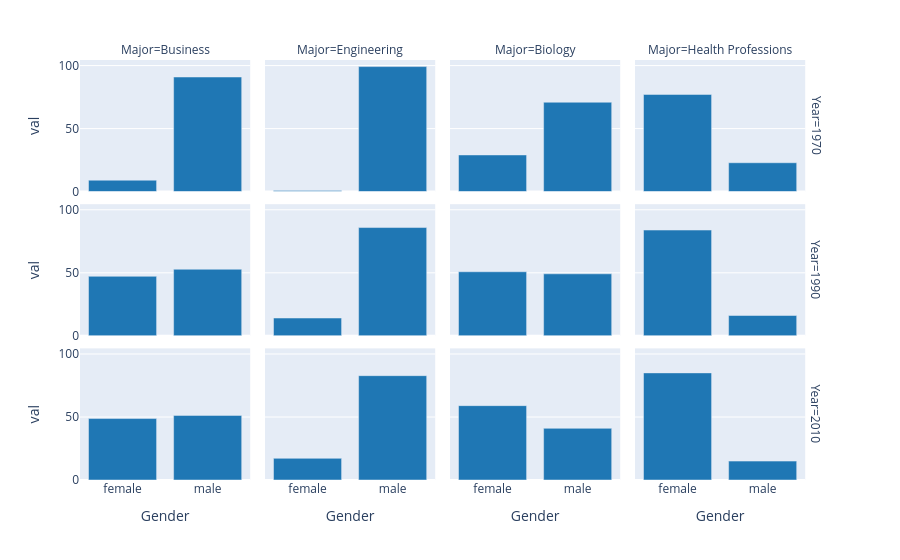

The notebook cell this image was saved under:
### Code cell
print(df2 )
fig=px.bar(df2, x='Gender',y='val', facet_col="Major",facet_row="Year", color_discrete_sequence=px.colors.qualitative.D3)

fig.update_layout(
    font_size=12
)

### Figure 1 — Plotly figure (JSON) as saved in the notebook; plotly's stock layout.template omitted (floating-point values rounded to 4 significant figures)
{"data": [{"hovertemplate": "Year=1970<br>Major=Business<br>Gender=%{x}<br>val=%{y}<extra></extra>", "legendgroup": "", "marker": {"color": "#1F77B4", "pattern": {"shape": ""}}, "name": "", "orientation": "v", "showlegend": false, "textposition": "auto", "type": "bar", "x": ["female", "male"], "xaxis": "x9", "y": [9.064, 90.94], "yaxis": "y9"}, {"hovertemplate": "Year=1970<br>Major=Engineering<br>Gender=%{x}<br>val=%{y}<extra></extra>", "legendgroup": "", "marker": {"color": "#1F77B4", "pattern": {"shape": ""}}, "name": "", "orientation": "v", "showlegend": false, "textposition": "auto", "type": "bar", "x": ["female", "male"], "xaxis": "x10", "y": [0.8, 99.2], "yaxis": "y10"}, {"hovertemplate": "Year=1970<br>Major=Biology<br>Gender=%{x}<br>val=%{y}<extra></extra>", "legendgroup": "", "marker": {"color": "#1F77B4", "pattern": {"shape": ""}}, "name": "", "orientation": "v", "showlegend": false, "textposition": "auto", "type": "bar", "x": ["female", "male"], "xaxis": "x11", "y": [29.09, 70.91], "yaxis": "y11"}, {"hovertemplate": "Year=1970<br>Major=Health Professions<br>Gender=%{x}<br>val=%{y}<extra></extra>", "legendgroup": "", "marker": {"color": "#1F77B4", "pattern": {"shape": ""}}, "name": "", "orientation": "v", "showlegend": false, "textposition": "auto", "type": "bar", "x": ["female", "male"], "xaxis": "x12", "y": [77.1, 22.9], "yaxis": "y12"}, {"hovertemplate": "Year=1990<br>Major=Business<br>Gender=%{x}<br>val=%{y}<extra></extra>", "legendgroup": "", "marker": {"color": "#1F77B4", "pattern": {"shape": ""}}, "name": "", "orientation": "v", "showlegend": false, "textposition": "auto", "type": "bar", "x": ["female", "male"], "xaxis": "x5", "y": [47.2, 52.8], "yaxis": "y5"}, {"hovertemplate": "Year=1990<br>Major=Engineering<br>Gender=%{x}<br>val=%{y}<extra></extra>", "legendgroup": "", "marker": {"color": "#1F77B4", "pattern": {"shape": ""}}, "name": "", "orientation": "v", "showlegend": false, "textposition": "auto", "type": "bar", "x": ["female", "male"], "xaxis": "x6", "y": [14.1, 85.9], "yaxis": "y6"}, {"hovertemplate": "Year=1990<br>Major=Biology<br>Gender=%{x}<br>val=%{y}<extra></extra>", "legendgroup": "", "marker": {"color": "#1F77B4", "pattern": {"shape": ""}}, "name": "", "orientation": "v", "showlegend": false, "textposition": "auto", "type": "bar", "x": ["female", "male"], "xaxis": "x7", "y": [50.82, 49.18], "yaxis": "y7"}, {"hovertemplate": "Year=1990<br>Major=Health Professions<br>Gender=%{x}<br>val=%{y}<extra></extra>", "legendgroup": "", "marker": {"color": "#1F77B4", "pattern": {"shape": ""}}, "name": "", "orientation": "v", "showlegend": false, "textposition": "auto", "type": "bar", "x": ["female", "male"], "xaxis": "x8", "y": [83.9, 16.1], "yaxis": "y8"}, {"hovertemplate": "Year=2010<br>Major=Business<br>Gender=%{x}<br>val=%{y}<extra></extra>", "legendgroup": "", "marker": {"color": "#1F77B4", "pattern": {"shape": ""}}, "name": "", "orientation": "v", "showlegend": false, "textposition": "auto", "type": "bar", "x": ["female", "male"], "xaxis": "x", "y": [48.76, 51.24], "yaxis": "y"}, {"hovertemplate": "Year=2010<br>Major=Engineering<br>Gender=%{x}<br>val=%{y}<extra></extra>", "legendgroup": "", "marker": {"color": "#1F77B4", "pattern": {"shape": ""}}, "name": "", "orientation": "v", "showlegend": false, "textposition": "auto", "type": "bar", "x": ["female", "male"], "xaxis": "x2", "y": [17.2, 82.8], "yaxis": "y2"}, {"hovertemplate": "Year=2010<br>Major=Biology<br>Gender=%{x}<br>val=%{y}<extra></extra>", "legendgroup": "", "marker": {"color": "#1F77B4", "pattern": {"shape": ""}}, "name": "", "orientation": "v", "showlegend": false, "textposition": "auto", "type": "bar", "x": ["female", "male"], "xaxis": "x3", "y": [59.01, 40.99], "yaxis": "y3"}, {"hovertemplate": "Year=2010<br>Major=Health Professions<br>Gender=%{x}<br>val=%{y}<extra></extra>", "legendgroup": "", "marker": {"color": "#1F77B4", "pattern": {"shape": ""}}, "name": "", "orientation": "v", "showlegend": false, "textposition": "auto", "type": "bar", "x": ["female", "male"], "xaxis": "x4", "y": [85.0, 15.0], "yaxis": "y4"}], "layout": {"annotations": [{"font": {}, "showarrow": false, "text": "Major=Business", "x": 0.115, "xanchor": "center", "xref": "paper", "y": 1.0, "yanchor": "bottom", "yref": "paper"}, {"font": {}, "showarrow": false, "text": "Major=Engineering", "x": 0.365, "xanchor": "center", "xref": "paper", "y": 1.0, "yanchor": "bottom", "yref": "paper"}, {"font": {}, "showarrow": false, "text": "Major=Biology", "x": 0.615, "xanchor": "center", "xref": "paper", "y": 1.0, "yanchor": "bottom", "yref": "paper"}, {"font": {}, "showarrow": false, "text": "Major=Health Professions", "x": 0.865, "xanchor": "center", "xref": "paper", "y": 1.0, "yanchor": "bottom", "yref": "paper"}, {"font": {}, "showarrow": false, "text": "Year=2010", "textangle": 90, "x": 0.98, "xanchor": "left", "xref": "paper", "y": 0.1567, "yanchor": "middle", "yref": "paper"}, {"font": {}, "showarrow": false, "text": "Year=1990", "textangle": 90, "x": 0.98, "xanchor": "left", "xref": "paper", "y": 0.5, "yanchor": "middle", "yref": "paper"}, {"font": {}, "showarrow": false, "text": "Year=1970", "textangle": 90, "x": 0.98, "xanchor": "left", "xref": "paper", "y": 0.8433, "yanchor": "middle", "yref": "paper"}], "barmode": "relative", "font": {"size": 12}, "legend": {"tracegroupgap": 0}, "margin": {"t": 60}, "xaxis": {"anchor": "y", "domain": [0, 0.23], "title": {"text": "Gender"}}, "xaxis10": {"anchor": "y10", "domain": [0.25, 0.48], "matches": "x", "showticklabels": false}, "xaxis11": {"anchor": "y11", "domain": [0.5, 0.73], "matches": "x", "showticklabels": false}, "xaxis12": {"anchor": "y12", "domain": [0.75, 0.98], "matches": "x", "showticklabels": false}, "xaxis2": {"anchor": "y2", "domain": [0.25, 0.48], "matches": "x", "title": {"text": "Gender"}}, "xaxis3": {"anchor": "y3", "domain": [0.5, 0.73], "matches": "x", "title": {"text": "Gender"}}, "xaxis4": {"anchor": "y4", "domain": [0.75, 0.98], "matches": "x", "title": {"text": "Gender"}}, "xaxis5": {"anchor": "y5", "domain": [0, 0.23], "matches": "x", "showticklabels": false}, "xaxis6": {"anchor": "y6", "domain": [0.25, 0.48], "matches": "x", "showticklabels": false}, "xaxis7": {"anchor": "y7", "domain": [0.5, 0.73], "matches": "x", "showticklabels": false}, "xaxis8": {"anchor": "y8", "domain": [0.75, 0.98], "matches": "x", "showticklabels": false}, "xaxis9": {"anchor": "y9", "domain": [0, 0.23], "matches": "x", "showticklabels": false}, "yaxis": {"anchor": "x", "domain": [0, 0.3133], "title": {"text": "val"}}, "yaxis10": {"anchor": "x10", "domain": [0.6867, 1.0], "matches": "y", "showticklabels": false}, "yaxis11": {"anchor": "x11", "domain": [0.6867, 1.0], "matches": "y", "showticklabels": false}, "yaxis12": {"anchor": "x12", "domain": [0.6867, 1.0], "matches": "y", "showticklabels": false}, "yaxis2": {"anchor": "x2", "domain": [0, 0.3133], "matches": "y", "showticklabels": false}, "yaxis3": {"anchor": "x3", "domain": [0, 0.3133], "matches": "y", "showticklabels": false}, "yaxis4": {"anchor": "x4", "domain": [0, 0.3133], "matches": "y", "showticklabels": false}, "yaxis5": {"anchor": "x5", "domain": [0.3433, 0.6567], "matches": "y", "title": {"text": "val"}}, "yaxis6": {"anchor": "x6", "domain": [0.3433, 0.6567], "matches": "y", "showticklabels": false}, "yaxis7": {"anchor": "x7", "domain": [0.3433, 0.6567], "matches": "y", "showticklabels": false}, "yaxis8": {"anchor": "x8", "domain": [0.3433, 0.6567], "matches": "y", "showticklabels": false}, "yaxis9": {"anchor": "x9", "domain": [0.6867, 1.0], "matches": "y", "title": {"text": "val"}}}}
